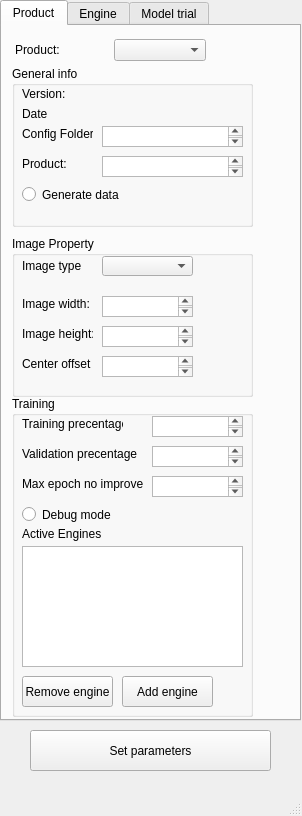
<?xml version="1.0" encoding="UTF-8"?>
<ui version="4.0">
 <class>MainWindow</class>
 <widget class="QMainWindow" name="MainWindow">
  <property name="geometry">
   <rect>
    <x>0</x>
    <y>0</y>
    <width>302</width>
    <height>816</height>
   </rect>
  </property>
  <property name="windowTitle">
   <string>MainWindow</string>
  </property>
  <widget class="QWidget" name="centralwidget">
   <widget class="QTabWidget" name="tabWidget">
    <property name="geometry">
     <rect>
      <x>0</x>
      <y>0</y>
      <width>301</width>
      <height>721</height>
     </rect>
    </property>
    <property name="currentIndex">
     <number>0</number>
    </property>
    <widget class="QWidget" name="tab">
     <attribute name="title">
      <string>Product</string>
     </attribute>
     <widget class="QGroupBox" name="groupBox">
      <property name="geometry">
       <rect>
        <x>10</x>
        <y>40</y>
        <width>241</width>
        <height>161</height>
       </rect>
      </property>
      <property name="title">
       <string>General info</string>
      </property>
      <widget class="QLabel" name="Version">
       <property name="geometry">
        <rect>
         <x>10</x>
         <y>20</y>
         <width>171</width>
         <height>16</height>
        </rect>
       </property>
       <property name="text">
        <string>Version:</string>
       </property>
      </widget>
      <widget class="QLabel" name="Date">
       <property name="geometry">
        <rect>
         <x>10</x>
         <y>40</y>
         <width>171</width>
         <height>16</height>
        </rect>
       </property>
       <property name="text">
        <string>Date</string>
       </property>
      </widget>
      <widget class="QRadioButton" name="radioButton">
       <property name="geometry">
        <rect>
         <x>10</x>
         <y>120</y>
         <width>111</width>
         <height>17</height>
        </rect>
       </property>
       <property name="text">
        <string>Generate data</string>
       </property>
      </widget>
      <widget class="QLabel" name="label_7">
       <property name="geometry">
        <rect>
         <x>10</x>
         <y>60</y>
         <width>71</width>
         <height>16</height>
        </rect>
       </property>
       <property name="text">
        <string>Config Folder:</string>
       </property>
      </widget>
      <widget class="QPlainTextEdit" name="plainTextEdit_2">
       <property name="geometry">
        <rect>
         <x>90</x>
         <y>60</y>
         <width>141</width>
         <height>21</height>
        </rect>
       </property>
       <property name="font">
        <font>
         <pointsize>8</pointsize>
        </font>
       </property>
      </widget>
      <widget class="QLabel" name="label_8">
       <property name="geometry">
        <rect>
         <x>10</x>
         <y>90</y>
         <width>71</width>
         <height>16</height>
        </rect>
       </property>
       <property name="text">
        <string>Product:</string>
       </property>
      </widget>
      <widget class="QPlainTextEdit" name="plainTextEdit_3">
       <property name="geometry">
        <rect>
         <x>90</x>
         <y>90</y>
         <width>141</width>
         <height>21</height>
        </rect>
       </property>
       <property name="font">
        <font>
         <pointsize>8</pointsize>
        </font>
       </property>
      </widget>
     </widget>
     <widget class="QGroupBox" name="groupBox_2">
      <property name="geometry">
       <rect>
        <x>10</x>
        <y>210</y>
        <width>241</width>
        <height>161</height>
       </rect>
      </property>
      <property name="title">
       <string>Image Property</string>
      </property>
      <widget class="QLabel" name="label_6">
       <property name="geometry">
        <rect>
         <x>10</x>
         <y>60</y>
         <width>71</width>
         <height>16</height>
        </rect>
       </property>
       <property name="text">
        <string>Image width:</string>
       </property>
      </widget>
      <widget class="QPlainTextEdit" name="Image_width">
       <property name="geometry">
        <rect>
         <x>90</x>
         <y>60</y>
         <width>91</width>
         <height>21</height>
        </rect>
       </property>
      </widget>
      <widget class="QPlainTextEdit" name="Image_height">
       <property name="geometry">
        <rect>
         <x>90</x>
         <y>90</y>
         <width>91</width>
         <height>21</height>
        </rect>
       </property>
      </widget>
      <widget class="QLabel" name="label_9">
       <property name="geometry">
        <rect>
         <x>10</x>
         <y>90</y>
         <width>71</width>
         <height>16</height>
        </rect>
       </property>
       <property name="text">
        <string>Image height:</string>
       </property>
      </widget>
      <widget class="QPlainTextEdit" name="Image_offset">
       <property name="geometry">
        <rect>
         <x>90</x>
         <y>120</y>
         <width>91</width>
         <height>21</height>
        </rect>
       </property>
      </widget>
      <widget class="QLabel" name="label_10">
       <property name="geometry">
        <rect>
         <x>10</x>
         <y>120</y>
         <width>71</width>
         <height>16</height>
        </rect>
       </property>
       <property name="text">
        <string>Center offset</string>
       </property>
      </widget>
      <widget class="QComboBox" name="Image_type">
       <property name="geometry">
        <rect>
         <x>90</x>
         <y>20</y>
         <width>91</width>
         <height>20</height>
        </rect>
       </property>
      </widget>
      <widget class="QLabel" name="label_2">
       <property name="geometry">
        <rect>
         <x>10</x>
         <y>20</y>
         <width>92</width>
         <height>20</height>
        </rect>
       </property>
       <property name="text">
        <string>Image type</string>
       </property>
      </widget>
     </widget>
     <widget class="QGroupBox" name="groupBox_3">
      <property name="geometry">
       <rect>
        <x>10</x>
        <y>370</y>
        <width>241</width>
        <height>321</height>
       </rect>
      </property>
      <property name="title">
       <string>Training</string>
      </property>
      <widget class="QPushButton" name="add_active_engine">
       <property name="geometry">
        <rect>
         <x>110</x>
         <y>280</y>
         <width>91</width>
         <height>31</height>
        </rect>
       </property>
       <property name="text">
        <string>Add engine</string>
       </property>
      </widget>
      <widget class="QLabel" name="label_4">
       <property name="geometry">
        <rect>
         <x>10</x>
         <y>130</y>
         <width>81</width>
         <height>16</height>
        </rect>
       </property>
       <property name="text">
        <string>Active Engines</string>
       </property>
      </widget>
      <widget class="QPushButton" name="Remove_active_eng">
       <property name="geometry">
        <rect>
         <x>10</x>
         <y>280</y>
         <width>91</width>
         <height>31</height>
        </rect>
       </property>
       <property name="text">
        <string>Remove engine</string>
       </property>
      </widget>
      <widget class="QListWidget" name="listWidget">
       <property name="geometry">
        <rect>
         <x>10</x>
         <y>150</y>
         <width>221</width>
         <height>121</height>
        </rect>
       </property>
      </widget>
      <widget class="QPlainTextEdit" name="training_p">
       <property name="geometry">
        <rect>
         <x>140</x>
         <y>20</y>
         <width>91</width>
         <height>21</height>
        </rect>
       </property>
       <property name="font">
        <font>
         <pointsize>8</pointsize>
        </font>
       </property>
      </widget>
      <widget class="QPlainTextEdit" name="validation_p">
       <property name="geometry">
        <rect>
         <x>140</x>
         <y>50</y>
         <width>91</width>
         <height>21</height>
        </rect>
       </property>
       <property name="font">
        <font>
         <pointsize>8</pointsize>
        </font>
       </property>
      </widget>
      <widget class="QLabel" name="label_11">
       <property name="geometry">
        <rect>
         <x>10</x>
         <y>20</y>
         <width>101</width>
         <height>16</height>
        </rect>
       </property>
       <property name="text">
        <string>Training precentage</string>
       </property>
      </widget>
      <widget class="QLabel" name="label_12">
       <property name="geometry">
        <rect>
         <x>10</x>
         <y>50</y>
         <width>121</width>
         <height>16</height>
        </rect>
       </property>
       <property name="text">
        <string>Validation precentage</string>
       </property>
      </widget>
      <widget class="QPlainTextEdit" name="max_epochs">
       <property name="geometry">
        <rect>
         <x>140</x>
         <y>80</y>
         <width>91</width>
         <height>21</height>
        </rect>
       </property>
       <property name="font">
        <font>
         <pointsize>8</pointsize>
        </font>
       </property>
      </widget>
      <widget class="QLabel" name="label_13">
       <property name="geometry">
        <rect>
         <x>10</x>
         <y>80</y>
         <width>131</width>
         <height>16</height>
        </rect>
       </property>
       <property name="text">
        <string>Max epoch no improve</string>
       </property>
      </widget>
      <widget class="QRadioButton" name="debug">
       <property name="geometry">
        <rect>
         <x>10</x>
         <y>110</y>
         <width>111</width>
         <height>17</height>
        </rect>
       </property>
       <property name="text">
        <string>Debug mode</string>
       </property>
      </widget>
     </widget>
     <widget class="QWidget" name="layoutWidget">
      <property name="geometry">
       <rect>
        <x>13</x>
        <y>13</y>
        <width>191</width>
        <height>22</height>
       </rect>
      </property>
      <layout class="QGridLayout" name="gridLayout">
       <item row="0" column="0">
        <widget class="QLabel" name="label">
         <property name="text">
          <string>Product:</string>
         </property>
        </widget>
       </item>
       <item row="0" column="1">
        <widget class="QComboBox" name="comboBox"/>
       </item>
      </layout>
     </widget>
    </widget>
    <widget class="QWidget" name="tab_2">
     <attribute name="title">
      <string>Engine</string>
     </attribute>
     <widget class="QGroupBox" name="groupBox_4">
      <property name="geometry">
       <rect>
        <x>10</x>
        <y>80</y>
        <width>271</width>
        <height>231</height>
       </rect>
      </property>
      <property name="title">
       <string>Image properties</string>
      </property>
      <widget class="QLabel" name="label_5">
       <property name="geometry">
        <rect>
         <x>10</x>
         <y>20</y>
         <width>92</width>
         <height>20</height>
        </rect>
       </property>
       <property name="text">
        <string>Image type</string>
       </property>
      </widget>
      <widget class="QComboBox" name="Image_type_engine">
       <property name="geometry">
        <rect>
         <x>120</x>
         <y>20</y>
         <width>101</width>
         <height>20</height>
        </rect>
       </property>
       <item>
        <property name="text">
         <string>color</string>
        </property>
       </item>
       <item>
        <property name="text">
         <string>color_ref</string>
        </property>
       </item>
       <item>
        <property name="text">
         <string>color_bw</string>
        </property>
       </item>
       <item>
        <property name="text">
         <string>bw</string>
        </property>
       </item>
       <item>
        <property name="text">
         <string>bw_ref</string>
        </property>
       </item>
       <item>
        <property name="text">
         <string>bw2</string>
        </property>
       </item>
       <item>
        <property name="text">
         <string>bw2_ref</string>
        </property>
       </item>
       <item>
        <property name="text">
         <string>ici</string>
        </property>
       </item>
       <item>
        <property name="text">
         <string>ici_ref</string>
        </property>
       </item>
      </widget>
      <widget class="QPlainTextEdit" name="translate_shift">
       <property name="geometry">
        <rect>
         <x>120</x>
         <y>170</y>
         <width>101</width>
         <height>20</height>
        </rect>
       </property>
      </widget>
      <widget class="QPlainTextEdit" name="Image_resize">
       <property name="geometry">
        <rect>
         <x>120</x>
         <y>80</y>
         <width>101</width>
         <height>21</height>
        </rect>
       </property>
      </widget>
      <widget class="QLabel" name="label_14">
       <property name="geometry">
        <rect>
         <x>10</x>
         <y>80</y>
         <width>91</width>
         <height>16</height>
        </rect>
       </property>
       <property name="text">
        <string>resize image size</string>
       </property>
      </widget>
      <widget class="QPlainTextEdit" name="roi_size">
       <property name="geometry">
        <rect>
         <x>120</x>
         <y>140</y>
         <width>101</width>
         <height>21</height>
        </rect>
       </property>
      </widget>
      <widget class="QLabel" name="label_15">
       <property name="geometry">
        <rect>
         <x>10</x>
         <y>170</y>
         <width>71</width>
         <height>15</height>
        </rect>
       </property>
       <property name="text">
        <string>Translate shift</string>
       </property>
      </widget>
      <widget class="QLabel" name="label_16">
       <property name="geometry">
        <rect>
         <x>10</x>
         <y>140</y>
         <width>71</width>
         <height>16</height>
        </rect>
       </property>
       <property name="text">
        <string>Roi size</string>
       </property>
      </widget>
      <widget class="QComboBox" name="Image_convert">
       <property name="geometry">
        <rect>
         <x>120</x>
         <y>50</y>
         <width>101</width>
         <height>20</height>
        </rect>
       </property>
       <item>
        <property name="text">
         <string>no_conversion</string>
        </property>
       </item>
       <item>
        <property name="text">
         <string>color_to_bw</string>
        </property>
       </item>
       <item>
        <property name="text">
         <string>bw_to_color</string>
        </property>
       </item>
      </widget>
      <widget class="QLabel" name="label_17">
       <property name="geometry">
        <rect>
         <x>10</x>
         <y>50</y>
         <width>92</width>
         <height>20</height>
        </rect>
       </property>
       <property name="text">
        <string>Convert</string>
       </property>
      </widget>
      <widget class="QCheckBox" name="roi_resize">
       <property name="geometry">
        <rect>
         <x>10</x>
         <y>110</y>
         <width>70</width>
         <height>17</height>
        </rect>
       </property>
       <property name="text">
        <string>Roi Resize</string>
       </property>
      </widget>
      <widget class="QCheckBox" name="image_smooth">
       <property name="geometry">
        <rect>
         <x>10</x>
         <y>200</y>
         <width>91</width>
         <height>17</height>
        </rect>
       </property>
       <property name="text">
        <string>Smooth image</string>
       </property>
      </widget>
     </widget>
     <widget class="QLabel" name="label_21">
      <property name="geometry">
       <rect>
        <x>20</x>
        <y>40</y>
        <width>92</width>
        <height>20</height>
       </rect>
      </property>
      <property name="text">
       <string>Engine number</string>
      </property>
     </widget>
     <widget class="QSpinBox" name="eng_num">
      <property name="geometry">
       <rect>
        <x>140</x>
        <y>40</y>
        <width>66</width>
        <height>22</height>
       </rect>
      </property>
     </widget>
     <widget class="QComboBox" name="comboBox_Engine">
      <property name="geometry">
       <rect>
        <x>130</x>
        <y>10</y>
        <width>101</width>
        <height>20</height>
       </rect>
      </property>
     </widget>
     <widget class="QLabel" name="label_3">
      <property name="geometry">
       <rect>
        <x>12</x>
        <y>10</y>
        <width>92</width>
        <height>20</height>
       </rect>
      </property>
      <property name="text">
       <string>Engine</string>
      </property>
     </widget>
     <widget class="QGroupBox" name="groupBox_5">
      <property name="geometry">
       <rect>
        <x>10</x>
        <y>310</y>
        <width>271</width>
        <height>121</height>
       </rect>
      </property>
      <property name="title">
       <string>Generate training data</string>
      </property>
      <widget class="QLabel" name="label_18">
       <property name="geometry">
        <rect>
         <x>10</x>
         <y>20</y>
         <width>71</width>
         <height>16</height>
        </rect>
       </property>
       <property name="text">
        <string>Max factor</string>
       </property>
      </widget>
      <widget class="QLabel" name="label_19">
       <property name="geometry">
        <rect>
         <x>10</x>
         <y>50</y>
         <width>111</width>
         <height>16</height>
        </rect>
       </property>
       <property name="text">
        <string>exceeding precentage</string>
       </property>
      </widget>
      <widget class="QLabel" name="label_20">
       <property name="geometry">
        <rect>
         <x>10</x>
         <y>80</y>
         <width>111</width>
         <height>16</height>
        </rect>
       </property>
       <property name="text">
        <string>unbalanced ratio</string>
       </property>
      </widget>
      <widget class="QSpinBox" name="spinBox">
       <property name="geometry">
        <rect>
         <x>161</x>
         <y>20</y>
         <width>61</width>
         <height>22</height>
        </rect>
       </property>
      </widget>
      <widget class="QSpinBox" name="spinBox_2">
       <property name="geometry">
        <rect>
         <x>161</x>
         <y>50</y>
         <width>61</width>
         <height>22</height>
        </rect>
       </property>
      </widget>
      <widget class="QDoubleSpinBox" name="doubleSpinBox_2">
       <property name="geometry">
        <rect>
         <x>160</x>
         <y>80</y>
         <width>62</width>
         <height>22</height>
        </rect>
       </property>
      </widget>
     </widget>
     <widget class="QTreeView" name="treeView">
      <property name="geometry">
       <rect>
        <x>10</x>
        <y>490</y>
        <width>271</width>
        <height>201</height>
       </rect>
      </property>
     </widget>
     <widget class="QLabel" name="label_32">
      <property name="geometry">
       <rect>
        <x>10</x>
        <y>460</y>
        <width>261</width>
        <height>20</height>
       </rect>
      </property>
      <property name="font">
       <font>
        <pointsize>12</pointsize>
       </font>
      </property>
      <property name="text">
       <string>Customer Class to primitive class </string>
      </property>
     </widget>
    </widget>
    <widget class="QWidget" name="tab_3">
     <attribute name="title">
      <string>Model trial</string>
     </attribute>
     <widget class="QComboBox" name="model_trial">
      <property name="geometry">
       <rect>
        <x>140</x>
        <y>10</y>
        <width>91</width>
        <height>20</height>
       </rect>
      </property>
     </widget>
     <widget class="QLabel" name="label_23">
      <property name="geometry">
       <rect>
        <x>20</x>
        <y>10</y>
        <width>92</width>
        <height>20</height>
       </rect>
      </property>
      <property name="text">
       <string>Model trial name</string>
      </property>
     </widget>
     <widget class="QLabel" name="label_31">
      <property name="geometry">
       <rect>
        <x>20</x>
        <y>150</y>
        <width>92</width>
        <height>20</height>
       </rect>
      </property>
      <property name="text">
       <string>Sub engine name</string>
      </property>
     </widget>
     <widget class="QGroupBox" name="groupBox_6">
      <property name="geometry">
       <rect>
        <x>10</x>
        <y>40</y>
        <width>271</width>
        <height>101</height>
       </rect>
      </property>
      <property name="title">
       <string>Model trial</string>
      </property>
      <widget class="QLabel" name="label_22">
       <property name="geometry">
        <rect>
         <x>10</x>
         <y>20</y>
         <width>91</width>
         <height>16</height>
        </rect>
       </property>
       <property name="text">
        <string>Engine type</string>
       </property>
      </widget>
      <widget class="QComboBox" name="engine_type">
       <property name="geometry">
        <rect>
         <x>130</x>
         <y>20</y>
         <width>91</width>
         <height>20</height>
        </rect>
       </property>
       <item>
        <property name="text">
         <string>simple</string>
        </property>
       </item>
       <item>
        <property name="text">
         <string>join_2</string>
        </property>
       </item>
      </widget>
      <widget class="QLabel" name="label_24">
       <property name="geometry">
        <rect>
         <x>10</x>
         <y>50</y>
         <width>61</width>
         <height>16</height>
        </rect>
       </property>
       <property name="text">
        <string>batch size</string>
       </property>
      </widget>
      <widget class="QSpinBox" name="spinBox_3">
       <property name="geometry">
        <rect>
         <x>161</x>
         <y>50</y>
         <width>61</width>
         <height>22</height>
        </rect>
       </property>
      </widget>
      <widget class="QRadioButton" name="active_trial">
       <property name="geometry">
        <rect>
         <x>10</x>
         <y>80</y>
         <width>111</width>
         <height>17</height>
        </rect>
       </property>
       <property name="text">
        <string>Active </string>
       </property>
      </widget>
     </widget>
     <widget class="QComboBox" name="sub_engine">
      <property name="geometry">
       <rect>
        <x>140</x>
        <y>150</y>
        <width>91</width>
        <height>20</height>
       </rect>
      </property>
     </widget>
     <widget class="QGroupBox" name="groupBox_7">
      <property name="geometry">
       <rect>
        <x>10</x>
        <y>190</y>
        <width>271</width>
        <height>201</height>
       </rect>
      </property>
      <property name="title">
       <string>Sub Engine</string>
      </property>
      <widget class="QLabel" name="label_25">
       <property name="geometry">
        <rect>
         <x>10</x>
         <y>20</y>
         <width>91</width>
         <height>16</height>
        </rect>
       </property>
       <property name="text">
        <string>architecture</string>
       </property>
      </widget>
      <widget class="QComboBox" name="architecture">
       <property name="geometry">
        <rect>
         <x>130</x>
         <y>20</y>
         <width>91</width>
         <height>20</height>
        </rect>
       </property>
       <item>
        <property name="text">
         <string>resnet18</string>
        </property>
       </item>
       <item>
        <property name="text">
         <string>resnet34</string>
        </property>
       </item>
       <item>
        <property name="text">
         <string>resnet50</string>
        </property>
       </item>
       <item>
        <property name="text">
         <string>resnet152</string>
        </property>
       </item>
       <item>
        <property name="text">
         <string>alex_net</string>
        </property>
       </item>
       <item>
        <property name="text">
         <string>vgg16</string>
        </property>
       </item>
       <item>
        <property name="text">
         <string>googlenet</string>
        </property>
       </item>
       <item>
        <property name="text">
         <string>squeezenet</string>
        </property>
       </item>
       <item>
        <property name="text">
         <string>densenet</string>
        </property>
       </item>
       <item>
        <property name="text">
         <string>inception</string>
        </property>
       </item>
       <item>
        <property name="text">
         <string>shufflenet</string>
        </property>
       </item>
       <item>
        <property name="text">
         <string>mobilenet</string>
        </property>
       </item>
       <item>
        <property name="text">
         <string>resnext</string>
        </property>
       </item>
      </widget>
      <widget class="QLabel" name="label_26">
       <property name="geometry">
        <rect>
         <x>10</x>
         <y>50</y>
         <width>92</width>
         <height>20</height>
        </rect>
       </property>
       <property name="text">
        <string>image type</string>
       </property>
      </widget>
      <widget class="QLabel" name="label_27">
       <property name="geometry">
        <rect>
         <x>9</x>
         <y>80</y>
         <width>71</width>
         <height>16</height>
        </rect>
       </property>
       <property name="text">
        <string>Learning rate</string>
       </property>
      </widget>
      <widget class="QLabel" name="label_28">
       <property name="geometry">
        <rect>
         <x>9</x>
         <y>110</y>
         <width>71</width>
         <height>16</height>
        </rect>
       </property>
       <property name="text">
        <string>factor</string>
       </property>
      </widget>
      <widget class="QSpinBox" name="spinBox_6">
       <property name="geometry">
        <rect>
         <x>161</x>
         <y>140</y>
         <width>61</width>
         <height>22</height>
        </rect>
       </property>
      </widget>
      <widget class="QLabel" name="label_29">
       <property name="geometry">
        <rect>
         <x>10</x>
         <y>140</y>
         <width>71</width>
         <height>16</height>
        </rect>
       </property>
       <property name="text">
        <string>patiance</string>
       </property>
      </widget>
      <widget class="QLabel" name="label_30">
       <property name="geometry">
        <rect>
         <x>9</x>
         <y>170</y>
         <width>71</width>
         <height>16</height>
        </rect>
       </property>
       <property name="text">
        <string>max epochs</string>
       </property>
      </widget>
      <widget class="QSpinBox" name="spinBox_7">
       <property name="geometry">
        <rect>
         <x>160</x>
         <y>170</y>
         <width>61</width>
         <height>22</height>
        </rect>
       </property>
      </widget>
      <widget class="QComboBox" name="model_t_image_type">
       <property name="geometry">
        <rect>
         <x>130</x>
         <y>50</y>
         <width>91</width>
         <height>20</height>
        </rect>
       </property>
      </widget>
      <widget class="QDoubleSpinBox" name="spinBox_4">
       <property name="geometry">
        <rect>
         <x>160</x>
         <y>80</y>
         <width>62</width>
         <height>22</height>
        </rect>
       </property>
       <property name="decimals">
        <number>4</number>
       </property>
       <property name="singleStep">
        <double>0.000100000000000</double>
       </property>
      </widget>
      <widget class="QDoubleSpinBox" name="spinBox_5">
       <property name="geometry">
        <rect>
         <x>160</x>
         <y>110</y>
         <width>62</width>
         <height>22</height>
        </rect>
       </property>
       <property name="singleStep">
        <double>0.010000000000000</double>
       </property>
      </widget>
     </widget>
    </widget>
   </widget>
   <widget class="QPushButton" name="Set_parameters">
    <property name="geometry">
     <rect>
      <x>30</x>
      <y>730</y>
      <width>241</width>
      <height>41</height>
     </rect>
    </property>
    <property name="text">
     <string>Set parameters</string>
    </property>
   </widget>
  </widget>
  <widget class="QMenuBar" name="menubar">
   <property name="geometry">
    <rect>
     <x>0</x>
     <y>0</y>
     <width>302</width>
     <height>21</height>
    </rect>
   </property>
  </widget>
  <widget class="QStatusBar" name="statusbar"/>
 </widget>
 <resources/>
 <connections/>
</ui>
